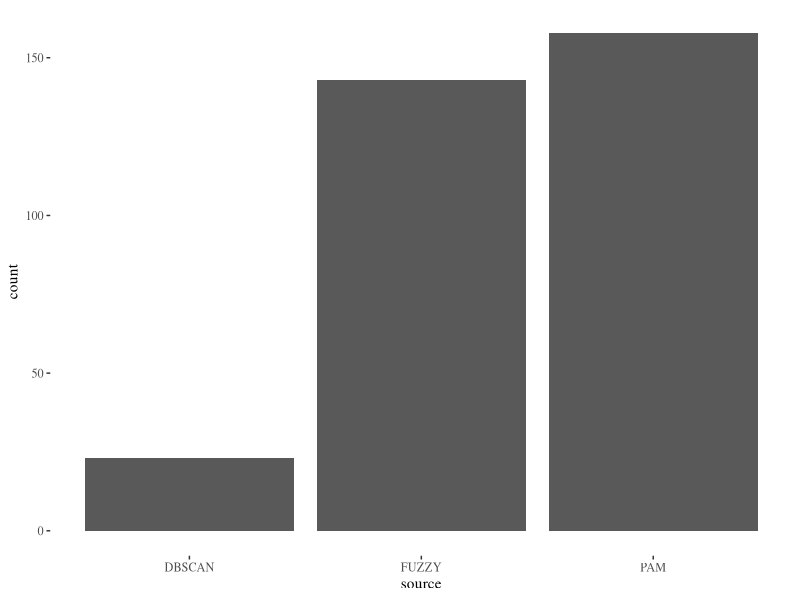
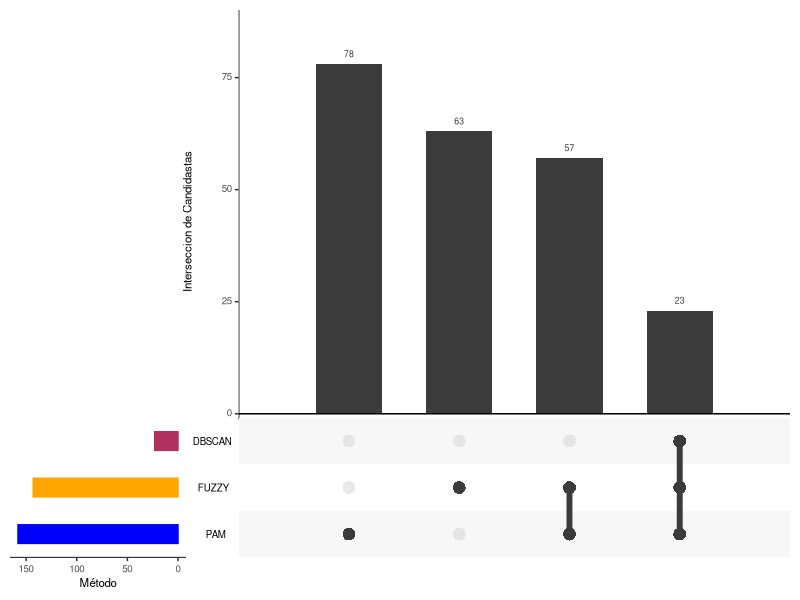

Source code (R) for these figures, in order:
## ---- chunk 1
knitr::opts_chunk$set(echo = TRUE)
library(UpSetR)
library(dplyr)
library(ggplot2)
library(ggthemes)
## ---- chunk 2
pam<-read.csv("hip_pamk5_clust.csv") %>% filter(Symbad_Hyades==F)
dbs<-read.csv("DBSCAN - Candidatas.csv")
fzy<-read.csv("FUZZY - Candidatas.csv")
## ---- chunk 3
dbs$X<-NULL
fzy$X<-NULL
dbs$source<-"DBSCAN"
fzy$source<-"FUZZY"
pam$source<-"PAM"
## ---- chunk 4
cand.list<- dbs %>% rbind(fzy) %>% rbind(pam[,c("HIP","source")])
ggplot(data=cand.list) +
  geom_bar(aes(x=source)) +
#  geom_text(aes(label=len), vjust=-0.3, size=3.5)+
  scale_fill_manual(values=c("blue","orange","maroon")) +
  theme_tufte()
## ---- chunk 5
listInput<-list(DBSCAN=dbs$HIP,FUZZY=fzy$HIP,PAM=pam$HIP)
upset(fromList(listInput), order.by = "freq",point.size = 4, line.size = 2, 
    mainbar.y.label = "Interseccion de Candidastas", sets.x.label = "Método",
    sets.bar.color=c("blue","orange","maroon"))
## ---- chunk 6
cand.list.final<- fzy %>% inner_join(pam, by="HIP") %>% select(HIP)
write.csv(cand.list.final, "Candidatas Hyades.csv")
